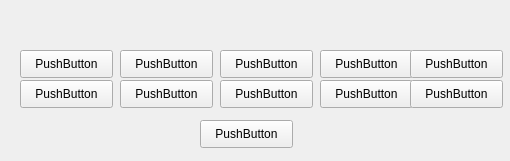
<?xml version="1.0" encoding="UTF-8"?>
<ui version="4.0">
 <class>Roles</class>
 <widget class="QWidget" name="Roles">
  <property name="geometry">
   <rect>
    <x>0</x>
    <y>0</y>
    <width>510</width>
    <height>161</height>
   </rect>
  </property>
  <property name="windowTitle">
   <string>Form</string>
  </property>
  <widget class="QPushButton" name="pushButton1">
   <property name="geometry">
    <rect>
     <x>20</x>
     <y>50</y>
     <width>93</width>
     <height>28</height>
    </rect>
   </property>
   <property name="text">
    <string>PushButton</string>
   </property>
  </widget>
  <widget class="QPushButton" name="pushButton2">
   <property name="geometry">
    <rect>
     <x>120</x>
     <y>50</y>
     <width>93</width>
     <height>28</height>
    </rect>
   </property>
   <property name="text">
    <string>PushButton</string>
   </property>
  </widget>
  <widget class="QPushButton" name="pushButton3">
   <property name="geometry">
    <rect>
     <x>220</x>
     <y>50</y>
     <width>93</width>
     <height>28</height>
    </rect>
   </property>
   <property name="text">
    <string>PushButton</string>
   </property>
  </widget>
  <widget class="QPushButton" name="pushButton4">
   <property name="geometry">
    <rect>
     <x>320</x>
     <y>50</y>
     <width>93</width>
     <height>28</height>
    </rect>
   </property>
   <property name="text">
    <string>PushButton</string>
   </property>
  </widget>
  <widget class="QPushButton" name="pushButton5">
   <property name="geometry">
    <rect>
     <x>410</x>
     <y>50</y>
     <width>93</width>
     <height>28</height>
    </rect>
   </property>
   <property name="text">
    <string>PushButton</string>
   </property>
  </widget>
  <widget class="QPushButton" name="pushButton6">
   <property name="geometry">
    <rect>
     <x>20</x>
     <y>80</y>
     <width>93</width>
     <height>28</height>
    </rect>
   </property>
   <property name="text">
    <string>PushButton</string>
   </property>
  </widget>
  <widget class="QPushButton" name="pushButton7">
   <property name="geometry">
    <rect>
     <x>120</x>
     <y>80</y>
     <width>93</width>
     <height>28</height>
    </rect>
   </property>
   <property name="text">
    <string>PushButton</string>
   </property>
  </widget>
  <widget class="QPushButton" name="pushButton8">
   <property name="geometry">
    <rect>
     <x>220</x>
     <y>80</y>
     <width>93</width>
     <height>28</height>
    </rect>
   </property>
   <property name="text">
    <string>PushButton</string>
   </property>
  </widget>
  <widget class="QPushButton" name="pushButton9">
   <property name="geometry">
    <rect>
     <x>320</x>
     <y>80</y>
     <width>93</width>
     <height>28</height>
    </rect>
   </property>
   <property name="text">
    <string>PushButton</string>
   </property>
  </widget>
  <widget class="QPushButton" name="pushButton10">
   <property name="geometry">
    <rect>
     <x>410</x>
     <y>80</y>
     <width>93</width>
     <height>28</height>
    </rect>
   </property>
   <property name="text">
    <string>PushButton</string>
   </property>
  </widget>
  <widget class="QPushButton" name="pushButtonOK">
   <property name="geometry">
    <rect>
     <x>200</x>
     <y>120</y>
     <width>93</width>
     <height>28</height>
    </rect>
   </property>
   <property name="text">
    <string>PushButton</string>
   </property>
  </widget>
 </widget>
 <resources/>
 <connections/>
</ui>
